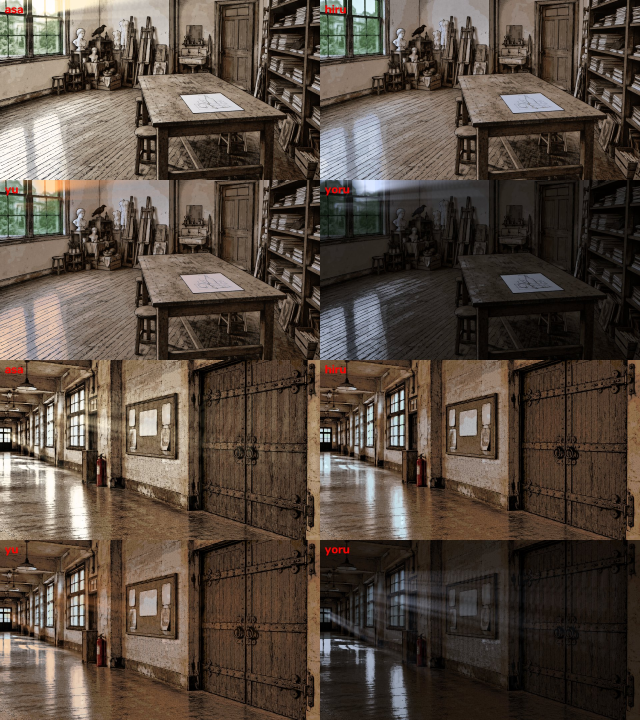
#> input picture design/manga-ui/timeofday-sample.jpg, 1920 x 2160 px (shown at 1/3 size)
$ python to_pixel.py ../../design/manga-ui/timeofday-sample.jpg
#> lines starting #> are read from the running program, lines starting #| are printed output that depends on the picture
"""生成画像・下描き（線画・イラスト）を、サイカチADVの背景ルール（320x180）に変換する。写真は photo_to_pixel.py を使う。
※2026-10-22 より色数の制限はなし。彩度を抑えたグレイッシュトーンにする（--check で平均彩度を確認）。
使い方:
  python3 art_sources/pixel/to_pixel.py 入力.png assets/backgrounds/<roomId>.png [--colors 32] [--dither]
  python3 art_sources/pixel/to_pixel.py --check assets/backgrounds/<roomId>.png
手順: 16:9に中央トリミング → 面積平均で320x180へ縮小 → 共通パレットから最大N色を選んで減色。
"""
import sys,json,os,argparse
from PIL import Image
HERE=os.path.dirname(os.path.abspath(__file__))
W,H=320,180
def palette():
    d=json.load(open(os.path.join(HERE,'palette.json'),encoding='utf8'))['colors']
    return [tuple(int(v[i:i+2],16) for i in (1,3,5)) for v in d.values()]
def check(path,max_sat=18.0):
    """2026-10-22 のルール：サイズ320x180／色数の制限なし／彩度を抑えたグレイッシュトーン（平均彩度の目安 18%以下）。"""
    import colorsys
    im=Image.open(path).convert('RGB');ok=True
    if im.size!=(W,H): print('NG サイズ',im.size,'→ 320x180 にする');ok=False
    cs=im.getcolors(1<<16);n=len(cs) if cs else 65537
    tot=0.0;cnt=0
    for c,(r,g,b) in (cs or []):
        tot+=colorsys.rgb_to_hsv(r/255,g/255,b/255)[1]*c;cnt+=c
    sat=tot/cnt*100 if cnt else 0
    if sat>max_sat: print('注意 平均彩度 %.0f%%（目安 %.0f%%以下）→ photo_to_pixel.py --gray 0.45〜0.6 で抑える'%(sat,max_sat))
    if n>65536: print('注意 色数が多すぎる（写真のまま？）→ photo_to_pixel.py で変換する')
    print('OK' if ok else 'NG',path,im.size,(n if n<=65536 else '65536以上'),'色','平均彩度 %.0f%%'%sat);return ok
def convert(src,dst,colors=32,dither=False):
#> called with colors = 32, dither = False
    im=Image.open(src).convert('RGB');w,h=im.size;t=W/H
#> in convert, im is the input picture: PIL image 1920x2160 RGB; mean R, G, B 86, 73.5, 63
#> after `w, h = im.size`: w = 1920; h = 2160
    if w/h>t: nw=round(h*t);im=im.crop(((w-nw)//2,0,(w-nw)//2+nw,h))
    else: nh=round(w/t);im=im.crop((0,(h-nh)//2,w,(h-nh)//2+nh))
#> after `nh = round(w / t)`: nh = 1080
#> after `im = im.crop((0, (h - nh) // 2, w, (h - nh) // 2 + nh))`:
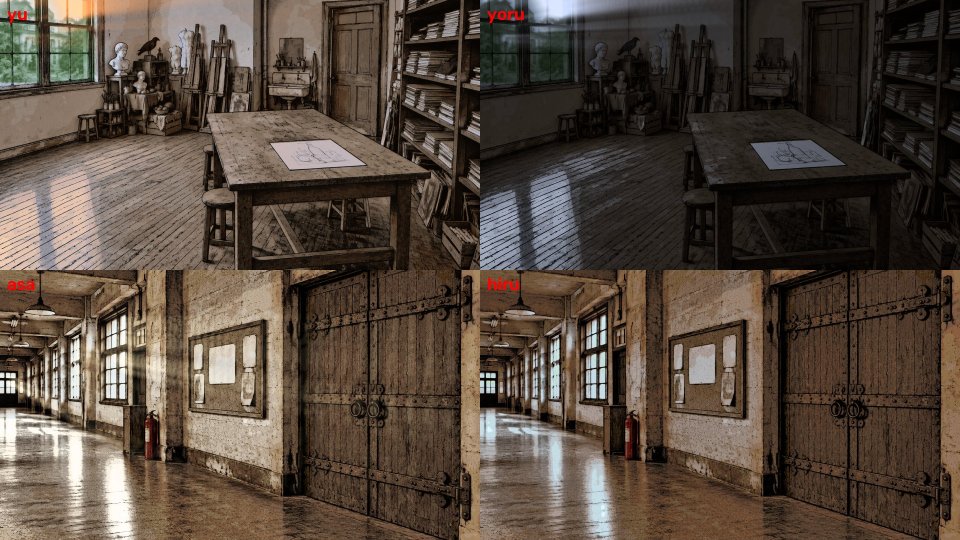
#> im: PIL image 1920x1080 RGB (shown at 1/2 size); mean R, G, B 85.6, 72.5, 61.5
    small=im.resize((W,H),Image.BOX)
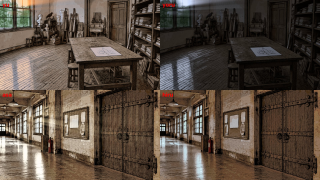
#> small: PIL image 320x180 RGB; mean R, G, B 85.8, 72.7, 61.6
    pal=palette();pi=Image.new('P',(1,1));flat=[v for c in pal for v in c];pi.putpalette(flat+list(pal[0] if False else flat[:3])*((768-len(flat))//3))
#> (reads art_sources/pixel/palette.json from the repository)
    q=small.quantize(palette=pi,dither=Image.Dither.FLOYDSTEINBERG if dither else Image.Dither.NONE).convert('RGB')
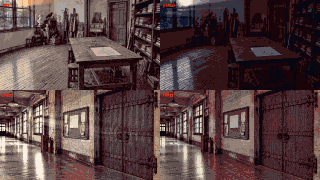
#> q: PIL image 320x180 RGB; mean R, G, B 86.3, 64.2, 64.6
    used=q.getcolors(1<<16)
#> used = 36 items
    if len(used)>colors:   # よく使う色だけ残して再減色
        keep=[c for _,c in sorted(used,reverse=True)[:colors]];flat=[v for c in keep for v in c]
#> after `keep = [c for _, c in sorted(used, reverse=True)[:colors]]`: keep = 32 items, first 6: (51, 20, 22), (71, 37, 44), (24, 4, 9), (74, 58, 62), (96, 80, 80), (120, 102, 96)
#> after `flat = [v for c in keep for v in c]`: flat = 96 values, max 251 at index 84, min 4 at index 7, mean 120.3
        pi.putpalette(flat+list(pal[0] if False else flat[:3])*((768-len(flat))//3));q=small.quantize(palette=pi,dither=Image.Dither.NONE).convert('RGB')
#> (the run stopped early here; a loop or call above may not have finished)
